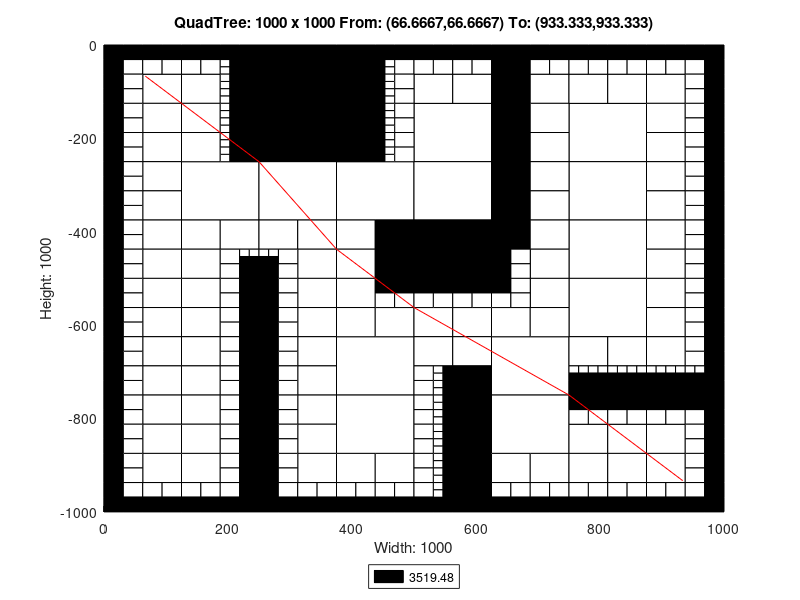

The MATLAB source for this figure:
axis([0 1000 -1000 0]);
title('QuadTree: 1000 x 1000 From: (66.6667,66.6667) To: (933.333,933.333)');
xlabel('Width: 1000');
ylabel('Height: 1000');
rectangle('Position',[250 -125 125 125], 'FaceColor',[0 0 0]);
rectangle('Position',[250 -250 125 125], 'FaceColor',[0 0 0]);
rectangle('Position',[125 -375 125 125], 'FaceColor',[1 1 1]);
rectangle('Position',[250 -375 125 125], 'FaceColor',[1 1 1]);
rectangle('Position',[375 -375 125 125], 'FaceColor',[1 1 1]);
rectangle('Position',[500 -250 125 125], 'FaceColor',[1 1 1]);
rectangle('Position',[750 -250 125 125], 'FaceColor',[1 1 1]);
rectangle('Position',[500 -375 125 125], 'FaceColor',[1 1 1]);
rectangle('Position',[500 -500 125 125], 'FaceColor',[0 0 0]);
rectangle('Position',[750 -375 125 125], 'FaceColor',[1 1 1]);
rectangle('Position',[750 -500 125 125], 'FaceColor',[1 1 1]);
rectangle('Position',[375 -750 125 125], 'FaceColor',[1 1 1]);
rectangle('Position',[375 -875 125 125], 'FaceColor',[1 1 1]);
rectangle('Position',[625 -750 125 125], 'FaceColor',[1 1 1]);
rectangle('Position',[750 -625 125 125], 'FaceColor',[1 1 1]);
rectangle('Position',[625 -875 125 125], 'FaceColor',[1 1 1]);
rectangle('Position',[62.5 -125 62.5 62.5], 'FaceColor',[1 1 1]);
rectangle('Position',[125 -125 62.5 62.5], 'FaceColor',[1 1 1]);
rectangle('Position',[62.5 -187.5 62.5 62.5], 'FaceColor',[1 1 1]);
rectangle('Position',[62.5 -250 62.5 62.5], 'FaceColor',[1 1 1]);
rectangle('Position',[125 -187.5 62.5 62.5], 'FaceColor',[1 1 1]);
rectangle('Position',[125 -250 62.5 62.5], 'FaceColor',[1 1 1]);
rectangle('Position',[375 -62.5 62.5 62.5], 'FaceColor',[0 0 0]);
rectangle('Position',[375 -125 62.5 62.5], 'FaceColor',[0 0 0]);
rectangle('Position',[375 -187.5 62.5 62.5], 'FaceColor',[0 0 0]);
rectangle('Position',[375 -250 62.5 62.5], 'FaceColor',[0 0 0]);
rectangle('Position',[62.5 -312.5 62.5 62.5], 'FaceColor',[1 1 1]);
rectangle('Position',[62.5 -375 62.5 62.5], 'FaceColor',[1 1 1]);
rectangle('Position',[62.5 -437.5 62.5 62.5], 'FaceColor',[1 1 1]);
rectangle('Position',[62.5 -500 62.5 62.5], 'FaceColor',[1 1 1]);
rectangle('Position',[125 -437.5 62.5 62.5], 'FaceColor',[1 1 1]);
rectangle('Position',[187.5 -437.5 62.5 62.5], 'FaceColor',[1 1 1]);
rectangle('Position',[125 -500 62.5 62.5], 'FaceColor',[1 1 1]);
rectangle('Position',[250 -437.5 62.5 62.5], 'FaceColor',[1 1 1]);
rectangle('Position',[312.5 -437.5 62.5 62.5], 'FaceColor',[1 1 1]);
rectangle('Position',[312.5 -500 62.5 62.5], 'FaceColor',[1 1 1]);
rectangle('Position',[375 -437.5 62.5 62.5], 'FaceColor',[1 1 1]);
rectangle('Position',[437.5 -437.5 62.5 62.5], 'FaceColor',[0 0 0]);
rectangle('Position',[375 -500 62.5 62.5], 'FaceColor',[1 1 1]);
rectangle('Position',[437.5 -500 62.5 62.5], 'FaceColor',[0 0 0]);
rectangle('Position',[500 -125 62.5 62.5], 'FaceColor',[1 1 1]);
rectangle('Position',[562.5 -125 62.5 62.5], 'FaceColor',[1 1 1]);
rectangle('Position',[625 -62.5 62.5 62.5], 'FaceColor',[0 0 0]);
rectangle('Position',[625 -125 62.5 62.5], 'FaceColor',[0 0 0]);
rectangle('Position',[687.5 -125 62.5 62.5], 'FaceColor',[1 1 1]);
rectangle('Position',[625 -187.5 62.5 62.5], 'FaceColor',[0 0 0]);
rectangle('Position',[687.5 -187.5 62.5 62.5], 'FaceColor',[1 1 1]);
rectangle('Position',[625 -250 62.5 62.5], 'FaceColor',[0 0 0]);
rectangle('Position',[687.5 -250 62.5 62.5], 'FaceColor',[1 1 1]);
rectangle('Position',[750 -125 62.5 62.5], 'FaceColor',[1 1 1]);
rectangle('Position',[812.5 -125 62.5 62.5], 'FaceColor',[1 1 1]);
rectangle('Position',[875 -125 62.5 62.5], 'FaceColor',[1 1 1]);
rectangle('Position',[875 -187.5 62.5 62.5], 'FaceColor',[1 1 1]);
rectangle('Position',[875 -250 62.5 62.5], 'FaceColor',[1 1 1]);
rectangle('Position',[625 -312.5 62.5 62.5], 'FaceColor',[0 0 0]);
rectangle('Position',[687.5 -312.5 62.5 62.5], 'FaceColor',[1 1 1]);
rectangle('Position',[625 -375 62.5 62.5], 'FaceColor',[0 0 0]);
rectangle('Position',[687.5 -375 62.5 62.5], 'FaceColor',[1 1 1]);
rectangle('Position',[625 -437.5 62.5 62.5], 'FaceColor',[0 0 0]);
rectangle('Position',[687.5 -437.5 62.5 62.5], 'FaceColor',[1 1 1]);
rectangle('Position',[687.5 -500 62.5 62.5], 'FaceColor',[1 1 1]);
rectangle('Position',[875 -312.5 62.5 62.5], 'FaceColor',[1 1 1]);
rectangle('Position',[875 -375 62.5 62.5], 'FaceColor',[1 1 1]);
rectangle('Position',[875 -437.5 62.5 62.5], 'FaceColor',[1 1 1]);
rectangle('Position',[875 -500 62.5 62.5], 'FaceColor',[1 1 1]);
rectangle('Position',[62.5 -562.5 62.5 62.5], 'FaceColor',[1 1 1]);
rectangle('Position',[62.5 -625 62.5 62.5], 'FaceColor',[1 1 1]);
rectangle('Position',[125 -562.5 62.5 62.5], 'FaceColor',[1 1 1]);
rectangle('Position',[125 -625 62.5 62.5], 'FaceColor',[1 1 1]);
rectangle('Position',[62.5 -687.5 62.5 62.5], 'FaceColor',[1 1 1]);
rectangle('Position',[62.5 -750 62.5 62.5], 'FaceColor',[1 1 1]);
rectangle('Position',[125 -687.5 62.5 62.5], 'FaceColor',[1 1 1]);
rectangle('Position',[125 -750 62.5 62.5], 'FaceColor',[1 1 1]);
rectangle('Position',[312.5 -562.5 62.5 62.5], 'FaceColor',[1 1 1]);
rectangle('Position',[312.5 -625 62.5 62.5], 'FaceColor',[1 1 1]);
rectangle('Position',[375 -562.5 62.5 62.5], 'FaceColor',[1 1 1]);
rectangle('Position',[375 -625 62.5 62.5], 'FaceColor',[1 1 1]);
rectangle('Position',[437.5 -625 62.5 62.5], 'FaceColor',[1 1 1]);
rectangle('Position',[312.5 -687.5 62.5 62.5], 'FaceColor',[1 1 1]);
rectangle('Position',[312.5 -750 62.5 62.5], 'FaceColor',[1 1 1]);
rectangle('Position',[62.5 -812.5 62.5 62.5], 'FaceColor',[1 1 1]);
rectangle('Position',[62.5 -875 62.5 62.5], 'FaceColor',[1 1 1]);
rectangle('Position',[125 -812.5 62.5 62.5], 'FaceColor',[1 1 1]);
rectangle('Position',[125 -875 62.5 62.5], 'FaceColor',[1 1 1]);
rectangle('Position',[62.5 -937.5 62.5 62.5], 'FaceColor',[1 1 1]);
rectangle('Position',[125 -937.5 62.5 62.5], 'FaceColor',[1 1 1]);
rectangle('Position',[312.5 -812.5 62.5 62.5], 'FaceColor',[1 1 1]);
rectangle('Position',[312.5 -875 62.5 62.5], 'FaceColor',[1 1 1]);
rectangle('Position',[312.5 -937.5 62.5 62.5], 'FaceColor',[1 1 1]);
rectangle('Position',[375 -937.5 62.5 62.5], 'FaceColor',[1 1 1]);
rectangle('Position',[437.5 -937.5 62.5 62.5], 'FaceColor',[1 1 1]);
rectangle('Position',[500 -625 62.5 62.5], 'FaceColor',[1 1 1]);
rectangle('Position',[562.5 -625 62.5 62.5], 'FaceColor',[1 1 1]);
rectangle('Position',[687.5 -562.5 62.5 62.5], 'FaceColor',[1 1 1]);
rectangle('Position',[625 -625 62.5 62.5], 'FaceColor',[1 1 1]);
rectangle('Position',[687.5 -625 62.5 62.5], 'FaceColor',[1 1 1]);
rectangle('Position',[500 -687.5 62.5 62.5], 'FaceColor',[1 1 1]);
rectangle('Position',[562.5 -687.5 62.5 62.5], 'FaceColor',[1 1 1]);
rectangle('Position',[562.5 -750 62.5 62.5], 'FaceColor',[0 0 0]);
rectangle('Position',[875 -562.5 62.5 62.5], 'FaceColor',[1 1 1]);
rectangle('Position',[875 -625 62.5 62.5], 'FaceColor',[1 1 1]);
rectangle('Position',[750 -687.5 62.5 62.5], 'FaceColor',[1 1 1]);
rectangle('Position',[812.5 -687.5 62.5 62.5], 'FaceColor',[1 1 1]);
rectangle('Position',[875 -687.5 62.5 62.5], 'FaceColor',[1 1 1]);
rectangle('Position',[562.5 -812.5 62.5 62.5], 'FaceColor',[0 0 0]);
rectangle('Position',[562.5 -875 62.5 62.5], 'FaceColor',[0 0 0]);
rectangle('Position',[562.5 -937.5 62.5 62.5], 'FaceColor',[0 0 0]);
rectangle('Position',[562.5 -1000 62.5 62.5], 'FaceColor',[0 0 0]);
rectangle('Position',[625 -937.5 62.5 62.5], 'FaceColor',[1 1 1]);
rectangle('Position',[687.5 -937.5 62.5 62.5], 'FaceColor',[1 1 1]);
rectangle('Position',[750 -875 62.5 62.5], 'FaceColor',[1 1 1]);
rectangle('Position',[812.5 -875 62.5 62.5], 'FaceColor',[1 1 1]);
rectangle('Position',[875 -875 62.5 62.5], 'FaceColor',[1 1 1]);
rectangle('Position',[750 -937.5 62.5 62.5], 'FaceColor',[1 1 1]);
rectangle('Position',[812.5 -937.5 62.5 62.5], 'FaceColor',[1 1 1]);
rectangle('Position',[875 -937.5 62.5 62.5], 'FaceColor',[1 1 1]);
rectangle('Position',[0 -31.25 31.25 31.25], 'FaceColor',[0 0 0]);
rectangle('Position',[31.25 -31.25 31.25 31.25], 'FaceColor',[0 0 0]);
rectangle('Position',[0 -62.5 31.25 31.25], 'FaceColor',[0 0 0]);
rectangle('Position',[31.25 -62.5 31.25 31.25], 'FaceColor',[1 1 1]);
rectangle('Position',[62.5 -31.25 31.25 31.25], 'FaceColor',[0 0 0]);
rectangle('Position',[93.75 -31.25 31.25 31.25], 'FaceColor',[0 0 0]);
rectangle('Position',[62.5 -62.5 31.25 31.25], 'FaceColor',[1 1 1]);
rectangle('Position',[93.75 -62.5 31.25 31.25], 'FaceColor',[1 1 1]);
rectangle('Position',[0 -93.75 31.25 31.25], 'FaceColor',[0 0 0]);
rectangle('Position',[31.25 -93.75 31.25 31.25], 'FaceColor',[1 1 1]);
rectangle('Position',[0 -125 31.25 31.25], 'FaceColor',[0 0 0]);
rectangle('Position',[31.25 -125 31.25 31.25], 'FaceColor',[1 1 1]);
rectangle('Position',[125 -31.25 31.25 31.25], 'FaceColor',[0 0 0]);
rectangle('Position',[156.25 -31.25 31.25 31.25], 'FaceColor',[0 0 0]);
rectangle('Position',[125 -62.5 31.25 31.25], 'FaceColor',[1 1 1]);
rectangle('Position',[156.25 -62.5 31.25 31.25], 'FaceColor',[1 1 1]);
rectangle('Position',[187.5 -31.25 31.25 31.25], 'FaceColor',[0 0 0]);
rectangle('Position',[218.75 -31.25 31.25 31.25], 'FaceColor',[0 0 0]);
rectangle('Position',[218.75 -62.5 31.25 31.25], 'FaceColor',[0 0 0]);
rectangle('Position',[218.75 -93.75 31.25 31.25], 'FaceColor',[0 0 0]);
rectangle('Position',[218.75 -125 31.25 31.25], 'FaceColor',[0 0 0]);
rectangle('Position',[0 -156.25 31.25 31.25], 'FaceColor',[0 0 0]);
rectangle('Position',[31.25 -156.25 31.25 31.25], 'FaceColor',[1 1 1]);
rectangle('Position',[0 -187.5 31.25 31.25], 'FaceColor',[0 0 0]);
rectangle('Position',[31.25 -187.5 31.25 31.25], 'FaceColor',[1 1 1]);
rectangle('Position',[0 -218.75 31.25 31.25], 'FaceColor',[0 0 0]);
rectangle('Position',[31.25 -218.75 31.25 31.25], 'FaceColor',[1 1 1]);
rectangle('Position',[0 -250 31.25 31.25], 'FaceColor',[0 0 0]);
rectangle('Position',[31.25 -250 31.25 31.25], 'FaceColor',[1 1 1]);
rectangle('Position',[218.75 -156.25 31.25 31.25], 'FaceColor',[0 0 0]);
rectangle('Position',[218.75 -187.5 31.25 31.25], 'FaceColor',[0 0 0]);
rectangle('Position',[218.75 -218.75 31.25 31.25], 'FaceColor',[0 0 0]);
rectangle('Position',[218.75 -250 31.25 31.25], 'FaceColor',[0 0 0]);
rectangle('Position',[437.5 -31.25 31.25 31.25], 'FaceColor',[0 0 0]);
rectangle('Position',[468.75 -31.25 31.25 31.25], 'FaceColor',[0 0 0]);
rectangle('Position',[468.75 -62.5 31.25 31.25], 'FaceColor',[1 1 1]);
rectangle('Position',[468.75 -93.75 31.25 31.25], 'FaceColor',[1 1 1]);
rectangle('Position',[468.75 -125 31.25 31.25], 'FaceColor',[1 1 1]);
rectangle('Position',[468.75 -156.25 31.25 31.25], 'FaceColor',[1 1 1]);
rectangle('Position',[468.75 -187.5 31.25 31.25], 'FaceColor',[1 1 1]);
rectangle('Position',[468.75 -218.75 31.25 31.25], 'FaceColor',[1 1 1]);
rectangle('Position',[468.75 -250 31.25 31.25], 'FaceColor',[1 1 1]);
rectangle('Position',[0 -281.25 31.25 31.25], 'FaceColor',[0 0 0]);
rectangle('Position',[31.25 -281.25 31.25 31.25], 'FaceColor',[1 1 1]);
rectangle('Position',[0 -312.5 31.25 31.25], 'FaceColor',[0 0 0]);
rectangle('Position',[31.25 -312.5 31.25 31.25], 'FaceColor',[1 1 1]);
rectangle('Position',[0 -343.75 31.25 31.25], 'FaceColor',[0 0 0]);
rectangle('Position',[31.25 -343.75 31.25 31.25], 'FaceColor',[1 1 1]);
rectangle('Position',[0 -375 31.25 31.25], 'FaceColor',[0 0 0]);
rectangle('Position',[31.25 -375 31.25 31.25], 'FaceColor',[1 1 1]);
rectangle('Position',[0 -406.25 31.25 31.25], 'FaceColor',[0 0 0]);
rectangle('Position',[31.25 -406.25 31.25 31.25], 'FaceColor',[1 1 1]);
rectangle('Position',[0 -437.5 31.25 31.25], 'FaceColor',[0 0 0]);
rectangle('Position',[31.25 -437.5 31.25 31.25], 'FaceColor',[1 1 1]);
rectangle('Position',[0 -468.75 31.25 31.25], 'FaceColor',[0 0 0]);
rectangle('Position',[31.25 -468.75 31.25 31.25], 'FaceColor',[1 1 1]);
rectangle('Position',[0 -500 31.25 31.25], 'FaceColor',[0 0 0]);
rectangle('Position',[31.25 -500 31.25 31.25], 'FaceColor',[1 1 1]);
rectangle('Position',[187.5 -468.75 31.25 31.25], 'FaceColor',[1 1 1]);
rectangle('Position',[187.5 -500 31.25 31.25], 'FaceColor',[1 1 1]);
rectangle('Position',[218.75 -500 31.25 31.25], 'FaceColor',[0 0 0]);
rectangle('Position',[281.25 -468.75 31.25 31.25], 'FaceColor',[1 1 1]);
rectangle('Position',[250 -500 31.25 31.25], 'FaceColor',[0 0 0]);
rectangle('Position',[281.25 -500 31.25 31.25], 'FaceColor',[1 1 1]);
rectangle('Position',[500 -31.25 31.25 31.25], 'FaceColor',[0 0 0]);
rectangle('Position',[531.25 -31.25 31.25 31.25], 'FaceColor',[0 0 0]);
rectangle('Position',[500 -62.5 31.25 31.25], 'FaceColor',[1 1 1]);
rectangle('Position',[531.25 -62.5 31.25 31.25], 'FaceColor',[1 1 1]);
rectangle('Position',[562.5 -31.25 31.25 31.25], 'FaceColor',[0 0 0]);
rectangle('Position',[593.75 -31.25 31.25 31.25], 'FaceColor',[0 0 0]);
rectangle('Position',[562.5 -62.5 31.25 31.25], 'FaceColor',[1 1 1]);
rectangle('Position',[593.75 -62.5 31.25 31.25], 'FaceColor',[1 1 1]);
rectangle('Position',[687.5 -31.25 31.25 31.25], 'FaceColor',[0 0 0]);
rectangle('Position',[718.75 -31.25 31.25 31.25], 'FaceColor',[0 0 0]);
rectangle('Position',[687.5 -62.5 31.25 31.25], 'FaceColor',[1 1 1]);
rectangle('Position',[718.75 -62.5 31.25 31.25], 'FaceColor',[1 1 1]);
rectangle('Position',[750 -31.25 31.25 31.25], 'FaceColor',[0 0 0]);
rectangle('Position',[781.25 -31.25 31.25 31.25], 'FaceColor',[0 0 0]);
rectangle('Position',[750 -62.5 31.25 31.25], 'FaceColor',[1 1 1]);
rectangle('Position',[781.25 -62.5 31.25 31.25], 'FaceColor',[1 1 1]);
rectangle('Position',[812.5 -31.25 31.25 31.25], 'FaceColor',[0 0 0]);
rectangle('Position',[843.75 -31.25 31.25 31.25], 'FaceColor',[0 0 0]);
rectangle('Position',[812.5 -62.5 31.25 31.25], 'FaceColor',[1 1 1]);
rectangle('Position',[843.75 -62.5 31.25 31.25], 'FaceColor',[1 1 1]);
rectangle('Position',[875 -31.25 31.25 31.25], 'FaceColor',[0 0 0]);
rectangle('Position',[906.25 -31.25 31.25 31.25], 'FaceColor',[0 0 0]);
rectangle('Position',[875 -62.5 31.25 31.25], 'FaceColor',[1 1 1]);
rectangle('Position',[906.25 -62.5 31.25 31.25], 'FaceColor',[1 1 1]);
rectangle('Position',[937.5 -31.25 31.25 31.25], 'FaceColor',[0 0 0]);
rectangle('Position',[968.75 -31.25 31.25 31.25], 'FaceColor',[0 0 0]);
rectangle('Position',[937.5 -62.5 31.25 31.25], 'FaceColor',[1 1 1]);
rectangle('Position',[968.75 -62.5 31.25 31.25], 'FaceColor',[0 0 0]);
rectangle('Position',[937.5 -93.75 31.25 31.25], 'FaceColor',[1 1 1]);
rectangle('Position',[968.75 -93.75 31.25 31.25], 'FaceColor',[0 0 0]);
rectangle('Position',[937.5 -125 31.25 31.25], 'FaceColor',[1 1 1]);
rectangle('Position',[968.75 -125 31.25 31.25], 'FaceColor',[0 0 0]);
rectangle('Position',[937.5 -156.25 31.25 31.25], 'FaceColor',[1 1 1]);
rectangle('Position',[968.75 -156.25 31.25 31.25], 'FaceColor',[0 0 0]);
rectangle('Position',[937.5 -187.5 31.25 31.25], 'FaceColor',[1 1 1]);
rectangle('Position',[968.75 -187.5 31.25 31.25], 'FaceColor',[0 0 0]);
rectangle('Position',[937.5 -218.75 31.25 31.25], 'FaceColor',[1 1 1]);
rectangle('Position',[968.75 -218.75 31.25 31.25], 'FaceColor',[0 0 0]);
rectangle('Position',[937.5 -250 31.25 31.25], 'FaceColor',[1 1 1]);
rectangle('Position',[968.75 -250 31.25 31.25], 'FaceColor',[0 0 0]);
rectangle('Position',[625 -468.75 31.25 31.25], 'FaceColor',[0 0 0]);
rectangle('Position',[656.25 -468.75 31.25 31.25], 'FaceColor',[1 1 1]);
rectangle('Position',[625 -500 31.25 31.25], 'FaceColor',[0 0 0]);
rectangle('Position',[656.25 -500 31.25 31.25], 'FaceColor',[1 1 1]);
rectangle('Position',[937.5 -281.25 31.25 31.25], 'FaceColor',[1 1 1]);
rectangle('Position',[968.75 -281.25 31.25 31.25], 'FaceColor',[0 0 0]);
rectangle('Position',[937.5 -312.5 31.25 31.25], 'FaceColor',[1 1 1]);
rectangle('Position',[968.75 -312.5 31.25 31.25], 'FaceColor',[0 0 0]);
rectangle('Position',[937.5 -343.75 31.25 31.25], 'FaceColor',[1 1 1]);
rectangle('Position',[968.75 -343.75 31.25 31.25], 'FaceColor',[0 0 0]);
rectangle('Position',[937.5 -375 31.25 31.25], 'FaceColor',[1 1 1]);
rectangle('Position',[968.75 -375 31.25 31.25], 'FaceColor',[0 0 0]);
rectangle('Position',[937.5 -406.25 31.25 31.25], 'FaceColor',[1 1 1]);
rectangle('Position',[968.75 -406.25 31.25 31.25], 'FaceColor',[0 0 0]);
rectangle('Position',[937.5 -437.5 31.25 31.25], 'FaceColor',[1 1 1]);
rectangle('Position',[968.75 -437.5 31.25 31.25], 'FaceColor',[0 0 0]);
rectangle('Position',[937.5 -468.75 31.25 31.25], 'FaceColor',[1 1 1]);
rectangle('Position',[968.75 -468.75 31.25 31.25], 'FaceColor',[0 0 0]);
rectangle('Position',[937.5 -500 31.25 31.25], 'FaceColor',[1 1 1]);
rectangle('Position',[968.75 -500 31.25 31.25], 'FaceColor',[0 0 0]);
rectangle('Position',[0 -531.25 31.25 31.25], 'FaceColor',[0 0 0]);
rectangle('Position',[31.25 -531.25 31.25 31.25], 'FaceColor',[1 1 1]);
rectangle('Position',[0 -562.5 31.25 31.25], 'FaceColor',[0 0 0]);
rectangle('Position',[31.25 -562.5 31.25 31.25], 'FaceColor',[1 1 1]);
rectangle('Position',[0 -593.75 31.25 31.25], 'FaceColor',[0 0 0]);
rectangle('Position',[31.25 -593.75 31.25 31.25], 'FaceColor',[1 1 1]);
rectangle('Position',[0 -625 31.25 31.25], 'FaceColor',[0 0 0]);
rectangle('Position',[31.25 -625 31.25 31.25], 'FaceColor',[1 1 1]);
rectangle('Position',[187.5 -531.25 31.25 31.25], 'FaceColor',[1 1 1]);
rectangle('Position',[218.75 -531.25 31.25 31.25], 'FaceColor',[0 0 0]);
rectangle('Position',[187.5 -562.5 31.25 31.25], 'FaceColor',[1 1 1]);
rectangle('Position',[218.75 -562.5 31.25 31.25], 'FaceColor',[0 0 0]);
rectangle('Position',[187.5 -593.75 31.25 31.25], 'FaceColor',[1 1 1]);
rectangle('Position',[218.75 -593.75 31.25 31.25], 'FaceColor',[0 0 0]);
rectangle('Position',[187.5 -625 31.25 31.25], 'FaceColor',[1 1 1]);
rectangle('Position',[218.75 -625 31.25 31.25], 'FaceColor',[0 0 0]);
rectangle('Position',[0 -656.25 31.25 31.25], 'FaceColor',[0 0 0]);
rectangle('Position',[31.25 -656.25 31.25 31.25], 'FaceColor',[1 1 1]);
rectangle('Position',[0 -687.5 31.25 31.25], 'FaceColor',[0 0 0]);
rectangle('Position',[31.25 -687.5 31.25 31.25], 'FaceColor',[1 1 1]);
rectangle('Position',[0 -718.75 31.25 31.25], 'FaceColor',[0 0 0]);
rectangle('Position',[31.25 -718.75 31.25 31.25], 'FaceColor',[1 1 1]);
rectangle('Position',[0 -750 31.25 31.25], 'FaceColor',[0 0 0]);
rectangle('Position',[31.25 -750 31.25 31.25], 'FaceColor',[1 1 1]);
rectangle('Position',[187.5 -656.25 31.25 31.25], 'FaceColor',[1 1 1]);
rectangle('Position',[218.75 -656.25 31.25 31.25], 'FaceColor',[0 0 0]);
rectangle('Position',[187.5 -687.5 31.25 31.25], 'FaceColor',[1 1 1]);
rectangle('Position',[218.75 -687.5 31.25 31.25], 'FaceColor',[0 0 0]);
rectangle('Position',[187.5 -718.75 31.25 31.25], 'FaceColor',[1 1 1]);
rectangle('Position',[218.75 -718.75 31.25 31.25], 'FaceColor',[0 0 0]);
rectangle('Position',[187.5 -750 31.25 31.25], 'FaceColor',[1 1 1]);
rectangle('Position',[218.75 -750 31.25 31.25], 'FaceColor',[0 0 0]);
rectangle('Position',[250 -531.25 31.25 31.25], 'FaceColor',[0 0 0]);
rectangle('Position',[281.25 -531.25 31.25 31.25], 'FaceColor',[1 1 1]);
rectangle('Position',[250 -562.5 31.25 31.25], 'FaceColor',[0 0 0]);
rectangle('Position',[281.25 -562.5 31.25 31.25], 'FaceColor',[1 1 1]);
rectangle('Position',[250 -593.75 31.25 31.25], 'FaceColor',[0 0 0]);
rectangle('Position',[281.25 -593.75 31.25 31.25], 'FaceColor',[1 1 1]);
rectangle('Position',[250 -625 31.25 31.25], 'FaceColor',[0 0 0]);
rectangle('Position',[281.25 -625 31.25 31.25], 'FaceColor',[1 1 1]);
rectangle('Position',[437.5 -531.25 31.25 31.25], 'FaceColor',[0 0 0]);
rectangle('Position',[468.75 -531.25 31.25 31.25], 'FaceColor',[0 0 0]);
rectangle('Position',[437.5 -562.5 31.25 31.25], 'FaceColor',[1 1 1]);
rectangle('Position',[468.75 -562.5 31.25 31.25], 'FaceColor',[1 1 1]);
rectangle('Position',[250 -656.25 31.25 31.25], 'FaceColor',[0 0 0]);
rectangle('Position',[281.25 -656.25 31.25 31.25], 'FaceColor',[1 1 1]);
rectangle('Position',[250 -687.5 31.25 31.25], 'FaceColor',[0 0 0]);
rectangle('Position',[281.25 -687.5 31.25 31.25], 'FaceColor',[1 1 1]);
rectangle('Position',[250 -718.75 31.25 31.25], 'FaceColor',[0 0 0]);
rectangle('Position',[281.25 -718.75 31.25 31.25], 'FaceColor',[1 1 1]);
rectangle('Position',[250 -750 31.25 31.25], 'FaceColor',[0 0 0]);
rectangle('Position',[281.25 -750 31.25 31.25], 'FaceColor',[1 1 1]);
rectangle('Position',[0 -781.25 31.25 31.25], 'FaceColor',[0 0 0]);
rectangle('Position',[31.25 -781.25 31.25 31.25], 'FaceColor',[1 1 1]);
rectangle('Position',[0 -812.5 31.25 31.25], 'FaceColor',[0 0 0]);
rectangle('Position',[31.25 -812.5 31.25 31.25], 'FaceColor',[1 1 1]);
rectangle('Position',[0 -843.75 31.25 31.25], 'FaceColor',[0 0 0]);
rectangle('Position',[31.25 -843.75 31.25 31.25], 'FaceColor',[1 1 1]);
rectangle('Position',[0 -875 31.25 31.25], 'FaceColor',[0 0 0]);
rectangle('Position',[31.25 -875 31.25 31.25], 'FaceColor',[1 1 1]);
rectangle('Position',[187.5 -781.25 31.25 31.25], 'FaceColor',[1 1 1]);
rectangle('Position',[218.75 -781.25 31.25 31.25], 'FaceColor',[0 0 0]);
rectangle('Position',[187.5 -812.5 31.25 31.25], 'FaceColor',[1 1 1]);
rectangle('Position',[218.75 -812.5 31.25 31.25], 'FaceColor',[0 0 0]);
rectangle('Position',[187.5 -843.75 31.25 31.25], 'FaceColor',[1 1 1]);
rectangle('Position',[218.75 -843.75 31.25 31.25], 'FaceColor',[0 0 0]);
rectangle('Position',[187.5 -875 31.25 31.25], 'FaceColor',[1 1 1]);
rectangle('Position',[218.75 -875 31.25 31.25], 'FaceColor',[0 0 0]);
rectangle('Position',[0 -906.25 31.25 31.25], 'FaceColor',[0 0 0]);
rectangle('Position',[31.25 -906.25 31.25 31.25], 'FaceColor',[1 1 1]);
rectangle('Position',[0 -937.5 31.25 31.25], 'FaceColor',[0 0 0]);
rectangle('Position',[31.25 -937.5 31.25 31.25], 'FaceColor',[1 1 1]);
rectangle('Position',[0 -968.75 31.25 31.25], 'FaceColor',[0 0 0]);
rectangle('Position',[31.25 -968.75 31.25 31.25], 'FaceColor',[1 1 1]);
rectangle('Position',[0 -1000 31.25 31.25], 'FaceColor',[0 0 0]);
rectangle('Position',[31.25 -1000 31.25 31.25], 'FaceColor',[0 0 0]);
rectangle('Position',[62.5 -968.75 31.25 31.25], 'FaceColor',[1 1 1]);
rectangle('Position',[93.75 -968.75 31.25 31.25], 'FaceColor',[1 1 1]);
rectangle('Position',[62.5 -1000 31.25 31.25], 'FaceColor',[0 0 0]);
rectangle('Position',[93.75 -1000 31.25 31.25], 'FaceColor',[0 0 0]);
rectangle('Position',[187.5 -906.25 31.25 31.25], 'FaceColor',[1 1 1]);
rectangle('Position',[218.75 -906.25 31.25 31.25], 'FaceColor',[0 0 0]);
rectangle('Position',[187.5 -937.5 31.25 31.25], 'FaceColor',[1 1 1]);
rectangle('Position',[218.75 -937.5 31.25 31.25], 'FaceColor',[0 0 0]);
rectangle('Position',[125 -968.75 31.25 31.25], 'FaceColor',[1 1 1]);
rectangle('Position',[156.25 -968.75 31.25 31.25], 'FaceColor',[1 1 1]);
rectangle('Position',[125 -1000 31.25 31.25], 'FaceColor',[0 0 0]);
rectangle('Position',[156.25 -1000 31.25 31.25], 'FaceColor',[0 0 0]);
rectangle('Position',[187.5 -968.75 31.25 31.25], 'FaceColor',[1 1 1]);
rectangle('Position',[218.75 -968.75 31.25 31.25], 'FaceColor',[0 0 0]);
rectangle('Position',[187.5 -1000 31.25 31.25], 'FaceColor',[0 0 0]);
rectangle('Position',[218.75 -1000 31.25 31.25], 'FaceColor',[0 0 0]);
rectangle('Position',[250 -781.25 31.25 31.25], 'FaceColor',[0 0 0]);
rectangle('Position',[281.25 -781.25 31.25 31.25], 'FaceColor',[1 1 1]);
rectangle('Position',[250 -812.5 31.25 31.25], 'FaceColor',[0 0 0]);
rectangle('Position',[281.25 -812.5 31.25 31.25], 'FaceColor',[1 1 1]);
rectangle('Position',[250 -843.75 31.25 31.25], 'FaceColor',[0 0 0]);
rectangle('Position',[281.25 -843.75 31.25 31.25], 'FaceColor',[1 1 1]);
rectangle('Position',[250 -875 31.25 31.25], 'FaceColor',[0 0 0]);
rectangle('Position',[281.25 -875 31.25 31.25], 'FaceColor',[1 1 1]);
rectangle('Position',[250 -906.25 31.25 31.25], 'FaceColor',[0 0 0]);
rectangle('Position',[281.25 -906.25 31.25 31.25], 'FaceColor',[1 1 1]);
rectangle('Position',[250 -937.5 31.25 31.25], 'FaceColor',[0 0 0]);
rectangle('Position',[281.25 -937.5 31.25 31.25], 'FaceColor',[1 1 1]);
rectangle('Position',[250 -968.75 31.25 31.25], 'FaceColor',[0 0 0]);
rectangle('Position',[281.25 -968.75 31.25 31.25], 'FaceColor',[1 1 1]);
rectangle('Position',[250 -1000 31.25 31.25], 'FaceColor',[0 0 0]);
rectangle('Position',[281.25 -1000 31.25 31.25], 'FaceColor',[0 0 0]);
rectangle('Position',[312.5 -968.75 31.25 31.25], 'FaceColor',[1 1 1]);
rectangle('Position',[343.75 -968.75 31.25 31.25], 'FaceColor',[1 1 1]);
rectangle('Position',[312.5 -1000 31.25 31.25], 'FaceColor',[0 0 0]);
rectangle('Position',[343.75 -1000 31.25 31.25], 'FaceColor',[0 0 0]);
rectangle('Position',[375 -968.75 31.25 31.25], 'FaceColor',[1 1 1]);
rectangle('Position',[406.25 -968.75 31.25 31.25], 'FaceColor',[1 1 1]);
rectangle('Position',[375 -1000 31.25 31.25], 'FaceColor',[0 0 0]);
rectangle('Position',[406.25 -1000 31.25 31.25], 'FaceColor',[0 0 0]);
rectangle('Position',[437.5 -968.75 31.25 31.25], 'FaceColor',[1 1 1]);
rectangle('Position',[468.75 -968.75 31.25 31.25], 'FaceColor',[1 1 1]);
rectangle('Position',[437.5 -1000 31.25 31.25], 'FaceColor',[0 0 0]);
rectangle('Position',[468.75 -1000 31.25 31.25], 'FaceColor',[0 0 0]);
rectangle('Position',[500 -531.25 31.25 31.25], 'FaceColor',[0 0 0]);
rectangle('Position',[531.25 -531.25 31.25 31.25], 'FaceColor',[0 0 0]);
rectangle('Position',[500 -562.5 31.25 31.25], 'FaceColor',[1 1 1]);
rectangle('Position',[531.25 -562.5 31.25 31.25], 'FaceColor',[1 1 1]);
rectangle('Position',[562.5 -531.25 31.25 31.25], 'FaceColor',[0 0 0]);
rectangle('Position',[593.75 -531.25 31.25 31.25], 'FaceColor',[0 0 0]);
rectangle('Position',[562.5 -562.5 31.25 31.25], 'FaceColor',[1 1 1]);
rectangle('Position',[593.75 -562.5 31.25 31.25], 'FaceColor',[1 1 1]);
rectangle('Position',[625 -531.25 31.25 31.25], 'FaceColor',[0 0 0]);
rectangle('Position',[656.25 -531.25 31.25 31.25], 'FaceColor',[1 1 1]);
rectangle('Position',[625 -562.5 31.25 31.25], 'FaceColor',[1 1 1]);
rectangle('Position',[656.25 -562.5 31.25 31.25], 'FaceColor',[1 1 1]);
rectangle('Position',[500 -718.75 31.25 31.25], 'FaceColor',[1 1 1]);
rectangle('Position',[500 -750 31.25 31.25], 'FaceColor',[1 1 1]);
rectangle('Position',[937.5 -531.25 31.25 31.25], 'FaceColor',[1 1 1]);
rectangle('Position',[968.75 -531.25 31.25 31.25], 'FaceColor',[0 0 0]);
rectangle('Position',[937.5 -562.5 31.25 31.25], 'FaceColor',[1 1 1]);
rectangle('Position',[968.75 -562.5 31.25 31.25], 'FaceColor',[0 0 0]);
rectangle('Position',[937.5 -593.75 31.25 31.25], 'FaceColor',[1 1 1]);
rectangle('Position',[968.75 -593.75 31.25 31.25], 'FaceColor',[0 0 0]);
rectangle('Position',[937.5 -625 31.25 31.25], 'FaceColor',[1 1 1]);
rectangle('Position',[968.75 -625 31.25 31.25], 'FaceColor',[0 0 0]);
rectangle('Position',[750 -750 31.25 31.25], 'FaceColor',[0 0 0]);
rectangle('Position',[781.25 -750 31.25 31.25], 'FaceColor',[0 0 0]);
rectangle('Position',[812.5 -750 31.25 31.25], 'FaceColor',[0 0 0]);
rectangle('Position',[843.75 -750 31.25 31.25], 'FaceColor',[0 0 0]);
rectangle('Position',[937.5 -656.25 31.25 31.25], 'FaceColor',[1 1 1]);
rectangle('Position',[968.75 -656.25 31.25 31.25], 'FaceColor',[0 0 0]);
rectangle('Position',[937.5 -687.5 31.25 31.25], 'FaceColor',[1 1 1]);
rectangle('Position',[968.75 -687.5 31.25 31.25], 'FaceColor',[0 0 0]);
rectangle('Position',[875 -750 31.25 31.25], 'FaceColor',[0 0 0]);
rectangle('Position',[906.25 -750 31.25 31.25], 'FaceColor',[0 0 0]);
rectangle('Position',[968.75 -718.75 31.25 31.25], 'FaceColor',[0 0 0]);
rectangle('Position',[937.5 -750 31.25 31.25], 'FaceColor',[0 0 0]);
rectangle('Position',[968.75 -750 31.25 31.25], 'FaceColor',[0 0 0]);
rectangle('Position',[500 -781.25 31.25 31.25], 'FaceColor',[1 1 1]);
rectangle('Position',[500 -812.5 31.25 31.25], 'FaceColor',[1 1 1]);
rectangle('Position',[500 -843.75 31.25 31.25], 'FaceColor',[1 1 1]);
rectangle('Position',[500 -875 31.25 31.25], 'FaceColor',[1 1 1]);
rectangle('Position',[500 -906.25 31.25 31.25], 'FaceColor',[1 1 1]);
rectangle('Position',[500 -937.5 31.25 31.25], 'FaceColor',[1 1 1]);
rectangle('Position',[500 -968.75 31.25 31.25], 'FaceColor',[1 1 1]);
rectangle('Position',[500 -1000 31.25 31.25], 'FaceColor',[0 0 0]);
rectangle('Position',[531.25 -1000 31.25 31.25], 'FaceColor',[0 0 0]);
rectangle('Position',[625 -968.75 31.25 31.25], 'FaceColor',[1 1 1]);
rectangle('Position',[656.25 -968.75 31.25 31.25], 'FaceColor',[1 1 1]);
rectangle('Position',[625 -1000 31.25 31.25], 'FaceColor',[0 0 0]);
rectangle('Position',[656.25 -1000 31.25 31.25], 'FaceColor',[0 0 0]);
rectangle('Position',[687.5 -968.75 31.25 31.25], 'FaceColor',[1 1 1]);
rectangle('Position',[718.75 -968.75 31.25 31.25], 'FaceColor',[1 1 1]);
rectangle('Position',[687.5 -1000 31.25 31.25], 'FaceColor',[0 0 0]);
rectangle('Position',[718.75 -1000 31.25 31.25], 'FaceColor',[0 0 0]);
rectangle('Position',[750 -781.25 31.25 31.25], 'FaceColor',[0 0 0]);
rectangle('Position',[781.25 -781.25 31.25 31.25], 'FaceColor',[0 0 0]);
rectangle('Position',[750 -812.5 31.25 31.25], 'FaceColor',[1 1 1]);
rectangle('Position',[781.25 -812.5 31.25 31.25], 'FaceColor',[1 1 1]);
rectangle('Position',[812.5 -781.25 31.25 31.25], 'FaceColor',[0 0 0]);
rectangle('Position',[843.75 -781.25 31.25 31.25], 'FaceColor',[0 0 0]);
rectangle('Position',[812.5 -812.5 31.25 31.25], 'FaceColor',[1 1 1]);
rectangle('Position',[843.75 -812.5 31.25 31.25], 'FaceColor',[1 1 1]);
rectangle('Position',[875 -781.25 31.25 31.25], 'FaceColor',[0 0 0]);
rectangle('Position',[906.25 -781.25 31.25 31.25], 'FaceColor',[0 0 0]);
rectangle('Position',[875 -812.5 31.25 31.25], 'FaceColor',[1 1 1]);
rectangle('Position',[906.25 -812.5 31.25 31.25], 'FaceColor',[1 1 1]);
rectangle('Position',[937.5 -781.25 31.25 31.25], 'FaceColor',[0 0 0]);
rectangle('Position',[968.75 -781.25 31.25 31.25], 'FaceColor',[0 0 0]);
rectangle('Position',[937.5 -812.5 31.25 31.25], 'FaceColor',[1 1 1]);
rectangle('Position',[968.75 -812.5 31.25 31.25], 'FaceColor',[0 0 0]);
rectangle('Position',[937.5 -843.75 31.25 31.25], 'FaceColor',[1 1 1]);
rectangle('Position',[968.75 -843.75 31.25 31.25], 'FaceColor',[0 0 0]);
rectangle('Position',[937.5 -875 31.25 31.25], 'FaceColor',[1 1 1]);
rectangle('Position',[968.75 -875 31.25 31.25], 'FaceColor',[0 0 0]);
rectangle('Position',[750 -968.75 31.25 31.25], 'FaceColor',[1 1 1]);
rectangle('Position',[781.25 -968.75 31.25 31.25], 'FaceColor',[1 1 1]);
rectangle('Position',[750 -1000 31.25 31.25], 'FaceColor',[0 0 0]);
rectangle('Position',[781.25 -1000 31.25 31.25], 'FaceColor',[0 0 0]);
rectangle('Position',[812.5 -968.75 31.25 31.25], 'FaceColor',[1 1 1]);
rectangle('Position',[843.75 -968.75 31.25 31.25], 'FaceColor',[1 1 1]);
rectangle('Position',[812.5 -1000 31.25 31.25], 'FaceColor',[0 0 0]);
rectangle('Position',[843.75 -1000 31.25 31.25], 'FaceColor',[0 0 0]);
rectangle('Position',[937.5 -906.25 31.25 31.25], 'FaceColor',[1 1 1]);
rectangle('Position',[968.75 -906.25 31.25 31.25], 'FaceColor',[0 0 0]);
rectangle('Position',[937.5 -937.5 31.25 31.25], 'FaceColor',[1 1 1]);
rectangle('Position',[968.75 -937.5 31.25 31.25], 'FaceColor',[0 0 0]);
rectangle('Position',[875 -968.75 31.25 31.25], 'FaceColor',[1 1 1]);
rectangle('Position',[906.25 -968.75 31.25 31.25], 'FaceColor',[1 1 1]);
rectangle('Position',[875 -1000 31.25 31.25], 'FaceColor',[0 0 0]);
rectangle('Position',[906.25 -1000 31.25 31.25], 'FaceColor',[0 0 0]);
rectangle('Position',[937.5 -968.75 31.25 31.25], 'FaceColor',[1 1 1]);
rectangle('Position',[968.75 -968.75 31.25 31.25], 'FaceColor',[0 0 0]);
rectangle('Position',[937.5 -1000 31.25 31.25], 'FaceColor',[0 0 0]);
rectangle('Position',[968.75 -1000 31.25 31.25], 'FaceColor',[0 0 0]);
rectangle('Position',[187.5 -46.875 15.625 15.625], 'FaceColor',[1 1 1]);
rectangle('Position',[203.125 -46.875 15.625 15.625], 'FaceColor',[0 0 0]);
rectangle('Position',[187.5 -62.5 15.625 15.625], 'FaceColor',[1 1 1]);
rectangle('Position',[203.125 -62.5 15.625 15.625], 'FaceColor',[0 0 0]);
rectangle('Position',[187.5 -78.125 15.625 15.625], 'FaceColor',[1 1 1]);
rectangle('Position',[203.125 -78.125 15.625 15.625], 'FaceColor',[0 0 0]);
rectangle('Position',[187.5 -93.75 15.625 15.625], 'FaceColor',[1 1 1]);
rectangle('Position',[203.125 -93.75 15.625 15.625], 'FaceColor',[0 0 0]);
rectangle('Position',[187.5 -109.375 15.625 15.625], 'FaceColor',[1 1 1]);
rectangle('Position',[203.125 -109.375 15.625 15.625], 'FaceColor',[0 0 0]);
rectangle('Position',[187.5 -125 15.625 15.625], 'FaceColor',[1 1 1]);
rectangle('Position',[203.125 -125 15.625 15.625], 'FaceColor',[0 0 0]);
rectangle('Position',[187.5 -140.625 15.625 15.625], 'FaceColor',[1 1 1]);
rectangle('Position',[203.125 -140.625 15.625 15.625], 'FaceColor',[0 0 0]);
rectangle('Position',[187.5 -156.25 15.625 15.625], 'FaceColor',[1 1 1]);
rectangle('Position',[203.125 -156.25 15.625 15.625], 'FaceColor',[0 0 0]);
rectangle('Position',[187.5 -171.875 15.625 15.625], 'FaceColor',[1 1 1]);
rectangle('Position',[203.125 -171.875 15.625 15.625], 'FaceColor',[0 0 0]);
rectangle('Position',[187.5 -187.5 15.625 15.625], 'FaceColor',[1 1 1]);
rectangle('Position',[203.125 -187.5 15.625 15.625], 'FaceColor',[0 0 0]);
rectangle('Position',[187.5 -203.125 15.625 15.625], 'FaceColor',[1 1 1]);
rectangle('Position',[203.125 -203.125 15.625 15.625], 'FaceColor',[0 0 0]);
rectangle('Position',[187.5 -218.75 15.625 15.625], 'FaceColor',[1 1 1]);
rectangle('Position',[203.125 -218.75 15.625 15.625], 'FaceColor',[0 0 0]);
rectangle('Position',[187.5 -234.375 15.625 15.625], 'FaceColor',[1 1 1]);
rectangle('Position',[203.125 -234.375 15.625 15.625], 'FaceColor',[0 0 0]);
rectangle('Position',[187.5 -250 15.625 15.625], 'FaceColor',[1 1 1]);
rectangle('Position',[203.125 -250 15.625 15.625], 'FaceColor',[0 0 0]);
rectangle('Position',[437.5 -46.875 15.625 15.625], 'FaceColor',[0 0 0]);
rectangle('Position',[453.125 -46.875 15.625 15.625], 'FaceColor',[1 1 1]);
rectangle('Position',[437.5 -62.5 15.625 15.625], 'FaceColor',[0 0 0]);
rectangle('Position',[453.125 -62.5 15.625 15.625], 'FaceColor',[1 1 1]);
rectangle('Position',[437.5 -78.125 15.625 15.625], 'FaceColor',[0 0 0]);
rectangle('Position',[453.125 -78.125 15.625 15.625], 'FaceColor',[1 1 1]);
rectangle('Position',[437.5 -93.75 15.625 15.625], 'FaceColor',[0 0 0]);
rectangle('Position',[453.125 -93.75 15.625 15.625], 'FaceColor',[1 1 1]);
rectangle('Position',[437.5 -109.375 15.625 15.625], 'FaceColor',[0 0 0]);
rectangle('Position',[453.125 -109.375 15.625 15.625], 'FaceColor',[1 1 1]);
rectangle('Position',[437.5 -125 15.625 15.625], 'FaceColor',[0 0 0]);
rectangle('Position',[453.125 -125 15.625 15.625], 'FaceColor',[1 1 1]);
rectangle('Position',[437.5 -140.625 15.625 15.625], 'FaceColor',[0 0 0]);
rectangle('Position',[453.125 -140.625 15.625 15.625], 'FaceColor',[1 1 1]);
rectangle('Position',[437.5 -156.25 15.625 15.625], 'FaceColor',[0 0 0]);
rectangle('Position',[453.125 -156.25 15.625 15.625], 'FaceColor',[1 1 1]);
rectangle('Position',[437.5 -171.875 15.625 15.625], 'FaceColor',[0 0 0]);
rectangle('Position',[453.125 -171.875 15.625 15.625], 'FaceColor',[1 1 1]);
rectangle('Position',[437.5 -187.5 15.625 15.625], 'FaceColor',[0 0 0]);
rectangle('Position',[453.125 -187.5 15.625 15.625], 'FaceColor',[1 1 1]);
rectangle('Position',[437.5 -203.125 15.625 15.625], 'FaceColor',[0 0 0]);
rectangle('Position',[453.125 -203.125 15.625 15.625], 'FaceColor',[1 1 1]);
rectangle('Position',[437.5 -218.75 15.625 15.625], 'FaceColor',[0 0 0]);
rectangle('Position',[453.125 -218.75 15.625 15.625], 'FaceColor',[1 1 1]);
rectangle('Position',[437.5 -234.375 15.625 15.625], 'FaceColor',[0 0 0]);
rectangle('Position',[453.125 -234.375 15.625 15.625], 'FaceColor',[1 1 1]);
rectangle('Position',[437.5 -250 15.625 15.625], 'FaceColor',[0 0 0]);
rectangle('Position',[453.125 -250 15.625 15.625], 'FaceColor',[1 1 1]);
rectangle('Position',[218.75 -453.125 15.625 15.625], 'FaceColor',[1 1 1]);
rectangle('Position',[234.375 -453.125 15.625 15.625], 'FaceColor',[1 1 1]);
rectangle('Position',[218.75 -468.75 15.625 15.625], 'FaceColor',[0 0 0]);
rectangle('Position',[234.375 -468.75 15.625 15.625], 'FaceColor',[0 0 0]);
rectangle('Position',[250 -453.125 15.625 15.625], 'FaceColor',[1 1 1]);
rectangle('Position',[265.625 -453.125 15.625 15.625], 'FaceColor',[1 1 1]);
rectangle('Position',[250 -468.75 15.625 15.625], 'FaceColor',[0 0 0]);
rectangle('Position',[265.625 -468.75 15.625 15.625], 'FaceColor',[0 0 0]);
rectangle('Position',[531.25 -703.125 15.625 15.625], 'FaceColor',[1 1 1]);
rectangle('Position',[546.875 -703.125 15.625 15.625], 'FaceColor',[0 0 0]);
rectangle('Position',[531.25 -718.75 15.625 15.625], 'FaceColor',[1 1 1]);
rectangle('Position',[546.875 -718.75 15.625 15.625], 'FaceColor',[0 0 0]);
rectangle('Position',[531.25 -734.375 15.625 15.625], 'FaceColor',[1 1 1]);
rectangle('Position',[546.875 -734.375 15.625 15.625], 'FaceColor',[0 0 0]);
rectangle('Position',[531.25 -750 15.625 15.625], 'FaceColor',[1 1 1]);
rectangle('Position',[546.875 -750 15.625 15.625], 'FaceColor',[0 0 0]);
rectangle('Position',[750 -703.125 15.625 15.625], 'FaceColor',[1 1 1]);
rectangle('Position',[765.625 -703.125 15.625 15.625], 'FaceColor',[1 1 1]);
rectangle('Position',[750 -718.75 15.625 15.625], 'FaceColor',[0 0 0]);
rectangle('Position',[765.625 -718.75 15.625 15.625], 'FaceColor',[0 0 0]);
rectangle('Position',[781.25 -703.125 15.625 15.625], 'FaceColor',[1 1 1]);
rectangle('Position',[796.875 -703.125 15.625 15.625], 'FaceColor',[1 1 1]);
rectangle('Position',[781.25 -718.75 15.625 15.625], 'FaceColor',[0 0 0]);
rectangle('Position',[796.875 -718.75 15.625 15.625], 'FaceColor',[0 0 0]);
rectangle('Position',[812.5 -703.125 15.625 15.625], 'FaceColor',[1 1 1]);
rectangle('Position',[828.125 -703.125 15.625 15.625], 'FaceColor',[1 1 1]);
rectangle('Position',[812.5 -718.75 15.625 15.625], 'FaceColor',[0 0 0]);
rectangle('Position',[828.125 -718.75 15.625 15.625], 'FaceColor',[0 0 0]);
rectangle('Position',[843.75 -703.125 15.625 15.625], 'FaceColor',[1 1 1]);
rectangle('Position',[859.375 -703.125 15.625 15.625], 'FaceColor',[1 1 1]);
rectangle('Position',[843.75 -718.75 15.625 15.625], 'FaceColor',[0 0 0]);
rectangle('Position',[859.375 -718.75 15.625 15.625], 'FaceColor',[0 0 0]);
rectangle('Position',[875 -703.125 15.625 15.625], 'FaceColor',[1 1 1]);
rectangle('Position',[890.625 -703.125 15.625 15.625], 'FaceColor',[1 1 1]);
rectangle('Position',[875 -718.75 15.625 15.625], 'FaceColor',[0 0 0]);
rectangle('Position',[890.625 -718.75 15.625 15.625], 'FaceColor',[0 0 0]);
rectangle('Position',[906.25 -703.125 15.625 15.625], 'FaceColor',[1 1 1]);
rectangle('Position',[921.875 -703.125 15.625 15.625], 'FaceColor',[1 1 1]);
rectangle('Position',[906.25 -718.75 15.625 15.625], 'FaceColor',[0 0 0]);
rectangle('Position',[921.875 -718.75 15.625 15.625], 'FaceColor',[0 0 0]);
rectangle('Position',[937.5 -703.125 15.625 15.625], 'FaceColor',[1 1 1]);
rectangle('Position',[953.125 -703.125 15.625 15.625], 'FaceColor',[1 1 1]);
rectangle('Position',[937.5 -718.75 15.625 15.625], 'FaceColor',[0 0 0]);
rectangle('Position',[953.125 -718.75 15.625 15.625], 'FaceColor',[0 0 0]);
rectangle('Position',[531.25 -765.625 15.625 15.625], 'FaceColor',[1 1 1]);
rectangle('Position',[546.875 -765.625 15.625 15.625], 'FaceColor',[0 0 0]);
rectangle('Position',[531.25 -781.25 15.625 15.625], 'FaceColor',[1 1 1]);
rectangle('Position',[546.875 -781.25 15.625 15.625], 'FaceColor',[0 0 0]);
rectangle('Position',[531.25 -796.875 15.625 15.625], 'FaceColor',[1 1 1]);
rectangle('Position',[546.875 -796.875 15.625 15.625], 'FaceColor',[0 0 0]);
rectangle('Position',[531.25 -812.5 15.625 15.625], 'FaceColor',[1 1 1]);
rectangle('Position',[546.875 -812.5 15.625 15.625], 'FaceColor',[0 0 0]);
rectangle('Position',[531.25 -828.125 15.625 15.625], 'FaceColor',[1 1 1]);
rectangle('Position',[546.875 -828.125 15.625 15.625], 'FaceColor',[0 0 0]);
rectangle('Position',[531.25 -843.75 15.625 15.625], 'FaceColor',[1 1 1]);
rectangle('Position',[546.875 -843.75 15.625 15.625], 'FaceColor',[0 0 0]);
rectangle('Position',[531.25 -859.375 15.625 15.625], 'FaceColor',[1 1 1]);
rectangle('Position',[546.875 -859.375 15.625 15.625], 'FaceColor',[0 0 0]);
rectangle('Position',[531.25 -875 15.625 15.625], 'FaceColor',[1 1 1]);
rectangle('Position',[546.875 -875 15.625 15.625], 'FaceColor',[0 0 0]);
rectangle('Position',[531.25 -890.625 15.625 15.625], 'FaceColor',[1 1 1]);
rectangle('Position',[546.875 -890.625 15.625 15.625], 'FaceColor',[0 0 0]);
rectangle('Position',[531.25 -906.25 15.625 15.625], 'FaceColor',[1 1 1]);
rectangle('Position',[546.875 -906.25 15.625 15.625], 'FaceColor',[0 0 0]);
rectangle('Position',[531.25 -921.875 15.625 15.625], 'FaceColor',[1 1 1]);
rectangle('Position',[546.875 -921.875 15.625 15.625], 'FaceColor',[0 0 0]);
rectangle('Position',[531.25 -937.5 15.625 15.625], 'FaceColor',[1 1 1]);
rectangle('Position',[546.875 -937.5 15.625 15.625], 'FaceColor',[0 0 0]);
rectangle('Position',[531.25 -953.125 15.625 15.625], 'FaceColor',[1 1 1]);
rectangle('Position',[546.875 -953.125 15.625 15.625], 'FaceColor',[0 0 0]);
rectangle('Position',[531.25 -968.75 15.625 15.625], 'FaceColor',[1 1 1]);
rectangle('Position',[546.875 -968.75 15.625 15.625], 'FaceColor',[0 0 0]);
X=[933.333,933.333,812.5,781.25,781.25,750,750,500,500,468.75,468.75,437.5,375,375,250,250,187.5,125,125,66.6667];
Y=[-933.333,-933.333,-812.5,-781.25,-781.25,-750,-750,-562.5,-562.5,-531.25,-531.25,-500,-437.5,-437.5,-250,-250,-187.5,-125,-125,-66.6667];
hold on;
plot(X,Y,'r');
legend('3519.48','Location','southoutside');
